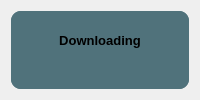
        <widget class="QCustomSlideMenu" name="DownloadingNotification" native="true">
         <layout class="QVBoxLayout" name="verticalLayout_25">
          <item>
           <widget class="QCustomSlideMenu" name="DownloadingSubNotification" native="true">
            <property name="styleSheet">
             <string notr="true">background-color:#50727B; border-radius:10px;</string>
            </property>
            <layout class="QVBoxLayout" name="verticalLayout_26">
             <property name="spacing">
              <number>0</number>
             </property>
             <property name="leftMargin">
              <number>0</number>
             </property>
             <property name="topMargin">
              <number>0</number>
             </property>
             <property name="rightMargin">
              <number>0</number>
             </property>
             <property name="bottomMargin">
              <number>0</number>
             </property>
             <item>
              <widget class="QFrame" name="frame_10">
               <property name="frameShape">
                <enum>QFrame::StyledPanel</enum>
               </property>
               <property name="frameShadow">
                <enum>QFrame::Raised</enum>
               </property>
               <layout class="QVBoxLayout" name="verticalLayout_27">
                <item>
                 <widget class="QLabel" name="label_13">
                  <property name="font">
                   <font>
                    <pointsize>10</pointsize>
                    <weight>75</weight>
                    <bold>true</bold>
                   </font>
                  </property>
                  <property name="text">
                   <string>Downloading</string>
                  </property>
                  <property name="alignment">
                   <set>Qt::AlignCenter</set>
                  </property>
                 </widget>
                </item>
                <item>
                 <widget class="QPushButton" name="pushButton">
                  <property name="sizePolicy">
                   <sizepolicy hsizetype="Expanding" vsizetype="Fixed">
                    <horstretch>0</horstretch>
                    <verstretch>0</verstretch>
                   </sizepolicy>
                  </property>
                  <property name="text">
                   <string/>
                  </property>
                  <property name="icon">
                   <iconset resource="resources.qrc">
                    <normaloff>:/Icons/Icons/download.svg</normaloff>:/Icons/Icons/download.svg</iconset>
                  </property>
                  <property name="iconSize">
                   <size>
                    <width>40</width>
                    <height>40</height>
                   </size>
                  </property>
                 </widget>
                </item>
               </layout>
              </widget>
             </item>
            </layout>
           </widget>
          </item>
         </layout>
        </widget>
